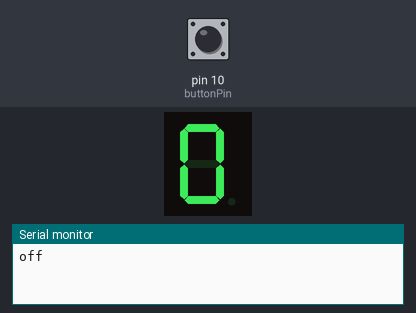
This sketch was run on a simulated Arduino Uno, built with avr-gcc and run on an emulated ATmega328P. Parts: 1-digit seven-segment display, the last lines printed to the serial monitor. Wiring (inferred from the names in the program): 1-digit 7-segment display, segments lit when HIGH: segments pin 8, pin 9, pin 4, pin 5, pin 6, pin 2, pin 3. Inputs (shaded band) come from the test bench; at power-on: pin 10 (buttonPin) HIGH. The segment pins are drawn as the display they are named for.

Above: at 1.2 s.
1.3 s: pin 10 (buttonPin) pulled LOW for 0.15 s
At 2.2 s:
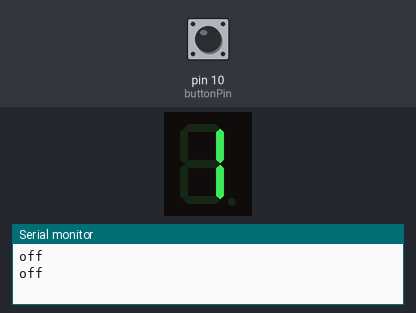
4.4 s: pin 10 (buttonPin) pulled LOW for 1 s
At 5.8 s:
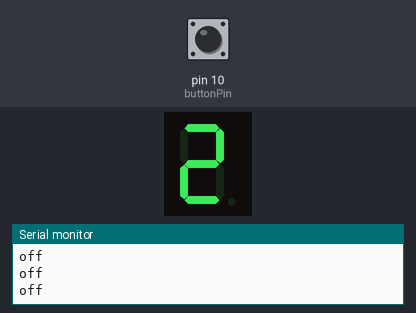
8.4 s: pin 10 (buttonPin) pulled LOW for 0.15 s
At 8.8 s:
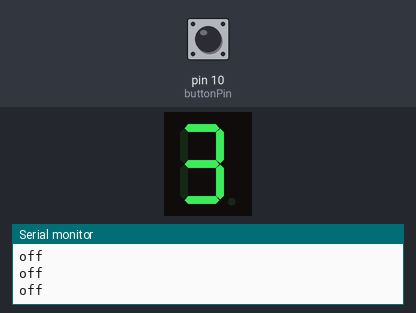
11.5 s: pin 10 (buttonPin) pulled LOW for 3.2 s
At 12.4 s:
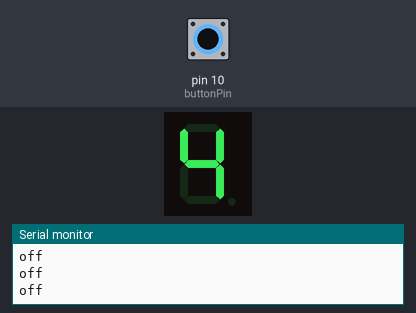
17.7 s: pin 10 (buttonPin) pulled LOW for 0.15 s
At 18.3 s:
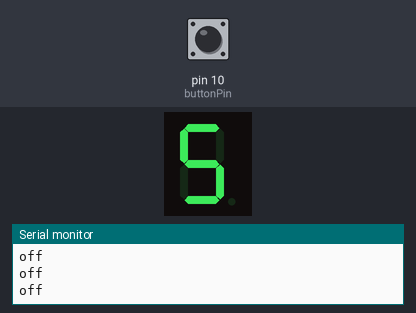
Timing chart, 0 to 20.7 s (numbered marks = the images above; inputs shaded):
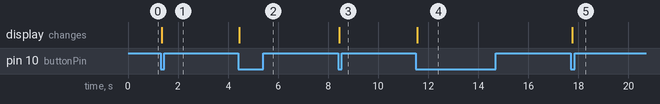

The sketch:

86_1_digital_7-segment_display.ino
```cpp
const int a = 8; // For displaying segment "a"
const int b = 9; // For displaying segment "b"
const int c = 4; // For displaying segment "c"
const int d = 5; // For displaying segment "d"
const int e = 6; // For displaying segment "e"
const int f = 2; // For displaying segment "f"
const int g = 3; // For displaying segment "g"

bool bPress = false;
const int buttonPin = 10;

// value changes, when button be pressed
int buttonPushCounter = 0;  // counter for the number of button presses
int buttonState = 0;  // current state of the button
int lastButtonState = 0;  // previous state of the button


void setup() {
  // put your setup code here, to run once:
  pinMode(a, OUTPUT);
  pinMode(b, OUTPUT);
  pinMode(c, OUTPUT);
  pinMode(d, OUTPUT);
  pinMode(e, OUTPUT);
  pinMode(f, OUTPUT);
  pinMode(g, OUTPUT);

  // using the internal pull up resistor in arduino
  // In the case of a simple switch, this causes the pin to read HIGH when the switch is open, and LOW when the switch is pressed
  pinMode(buttonPin, INPUT_PULLUP);
  Serial.begin(9600);
  displayDigit(buttonPushCounter);
}

void loop() {
  // put your main code here, to run repeatedly:

  buttonState = digitalRead(buttonPin);

  // comapare the buttonState to its previous state
  if(buttonState != lastButtonState){
    // if the buttonState has changed, increment the counter
    // because using the internal pull up resistor, if the button is not pressed, the level should be high
    // if the button is being pressed, the level is low
    if(buttonState == LOW){
      bPress = true;
      buttonPushCounter++;
      if(buttonPushCounter > 9){
        buttonPushCounter = 0;
        Serial.println("on");
      }
    }
    else{
      Serial.println("off");
    }
    delay(50);
  }

  lastButtonState = buttonState;

  if(bPress){
    turnOff();
    displayDigit(buttonPushCounter);
  }
}


void turnOff(){
  digitalWrite(a, LOW);
  digitalWrite(b, LOW);
  digitalWrite(c, LOW);
  digitalWrite(d, LOW);
  digitalWrite(e, LOW);
  digitalWrite(f, LOW);
  digitalWrite(g, LOW);
}

void displayDigit(int digit){
  //Conditions for displaying segment a
 if(digit!=1 && digit != 4)
 digitalWrite(a,HIGH);

 //Conditions for displaying segment b
 if(digit != 5 && digit != 6)
 digitalWrite(b,HIGH);

 //Conditions for displaying segment c
 if(digit !=2)
 digitalWrite(c,HIGH);

 //Conditions for displaying segment d
 if(digit != 1 && digit !=4 && digit !=7)
 digitalWrite(d,HIGH);

 //Conditions for displaying segment e
 if(digit == 2 || digit ==6 || digit == 8 || digit==0)
 digitalWrite(e,HIGH);

 //Conditions for displaying segment f
 if(digit != 1 && digit !=2 && digit!=3 && digit !=7)
 digitalWrite(f,HIGH);

 //Conditions for displaying segment g
 if (digit!=0 && digit!=1 && digit !=7)
 digitalWrite(g,HIGH);
}
```

Measured:
- after the input at 1.3 s, the display: changes after 0.05 s (image 1)
- after the input at 4.4 s, the display: changes after 0.05 s (image 2)
- after the input at 8.4 s, the display: changes after 0.05 s (image 3)
- after the input at 11.5 s, the display: changes after 0.05 s (image 4)
- after the input at 17.7 s, the display: changes after 0.05 s (image 5)
